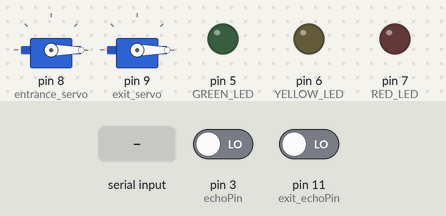
Recording of a sketch running on a simulated Arduino Uno, built with avr-gcc and run on an emulated ATmega328P. Shown: 2 × servo, output pins drawn as LEDs (lit = HIGH). The test bench sets the inputs (shaded band); at power-on: pin 3 (echoPin) LOW, pin 11 (exit_echoPin) LOW.

Above: at 2.7 s.
2.8 s: "login\n" received over Serial
At 4.8 s:
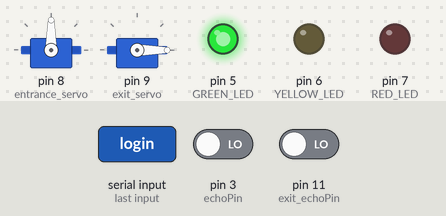
At 5.7 s:
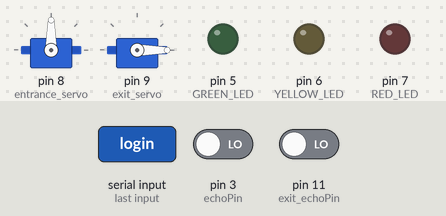
5.8 s: "logout\n" received over Serial
At 7.8 s:
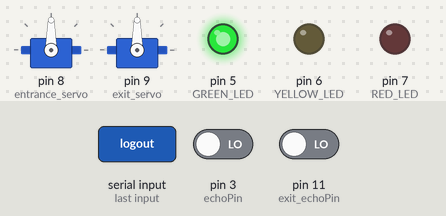
Timing chart, 0 to 11.0 s (numbered marks = the images above; inputs shaded):
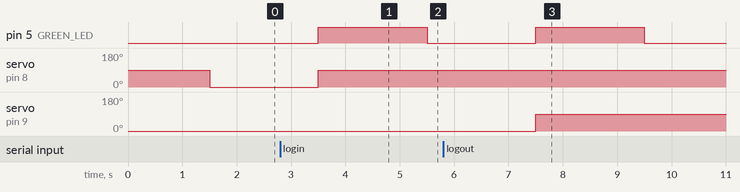

Measured:
- after the input at 2.8 s, pin 5 (GREEN_LED): LOW → HIGH after 0.70 s, → LOW 2.0 s later; servo on pin 8 (entrance_servo): 0° → 90° after 0.70 s
- after the input at 5.8 s, pin 5 (GREEN_LED): LOW → HIGH after 1.7 s, → LOW 2.0 s later; servo on pin 9 (exit_servo): 0° → 90° after 1.7 s

The sketch:

parking_system_arduino_part_update.ino
```cpp
#include <Servo.h>

const int trigPin = 2;  // Ultrasonic sensor trigger pin
const int echoPin = 3;  // Ultrasonic sensor echo pin
const int distanceThreshold = 5; // Distance threshold in cm

const int exit_trigPin = 10;  // Ultrasonic sensor trigger pin
const int exit_echoPin = 11;  // Ultrasonic sensor echo pin

Servo exit_servo;
Servo entrance_servo;

#define RED_LED 7
#define YELLOW_LED 6
#define GREEN_LED 5

void setup() {
  Serial.begin(115200);  // Start Serial communication at the same baud rate as ESP8266

  pinMode(RED_LED, OUTPUT);
  pinMode(YELLOW_LED, OUTPUT);
  pinMode(GREEN_LED, OUTPUT);

  entrance_servo.attach(8);  // attaches the servo on pin 8 to the Servo object
  delay(500);
  exit_servo.attach(9);

  exit_servo.write(0);
  delay(1000);
  entrance_servo.write(0);
}

void loop() {
  if (Serial.available()) {
    String receivedData = Serial.readStringUntil('\n');  // Read until newline                    // Print the received data

    receivedData.trim();  // Remove any trailing newline or whitespace

    if (receivedData == "login") {
      if (entrance_servo.read() == 0) {
        entrance_servo.write(90);
        digitalWrite(GREEN_LED, HIGH);
        delay(2000);
        digitalWrite(GREEN_LED, LOW);
      }
    }
    if (receivedData == "logout") {
      if (exit_servo.read() == 0) {
        exit_servo.write(90);
        digitalWrite(GREEN_LED, HIGH);
        delay(2000);
        digitalWrite(GREEN_LED, LOW);
      }
    }
  }

  int distance = getDistance();  // Measure distance

  if (distance > 0 && distance <= distanceThreshold) {
    // Object detected within threshold distance, move the servo
    entrance_servo.write(0);  // Move servo to 90 degrees

  }

  int exit_distance = exit_getDistance();
  if (exit_distance > 0 && exit_distance <= distanceThreshold) {
    // Object detected within threshold distance, move the servo
    exit_servo.write(0);  // Move servo to 90 degrees

  }
}


int getDistance() {
  // Trigger ultrasonic sensor to measure distance
  digitalWrite(trigPin, LOW);
  delayMicroseconds(2);
  digitalWrite(trigPin, HIGH);
  delayMicroseconds(10);
  digitalWrite(trigPin, LOW);

  // Measure the time taken for the echo to return
  long duration = pulseIn(echoPin, HIGH);
  int distance = duration * 0.034 / 2;  // Convert time to distance in cm
  return distance;
}

int exit_getDistance() {
  // Trigger ultrasonic sensor to measure distance
  digitalWrite(exit_trigPin, LOW);
  delayMicroseconds(2);
  digitalWrite(exit_trigPin, HIGH);
  delayMicroseconds(10);
  digitalWrite(exit_trigPin, LOW);

  // Measure the time taken for the echo to return
  long e_duration = pulseIn(exit_echoPin, HIGH);
  int e_distance = e_duration * 0.034 / 2;  // Convert time to distance in cm
  return e_distance;
}
```
